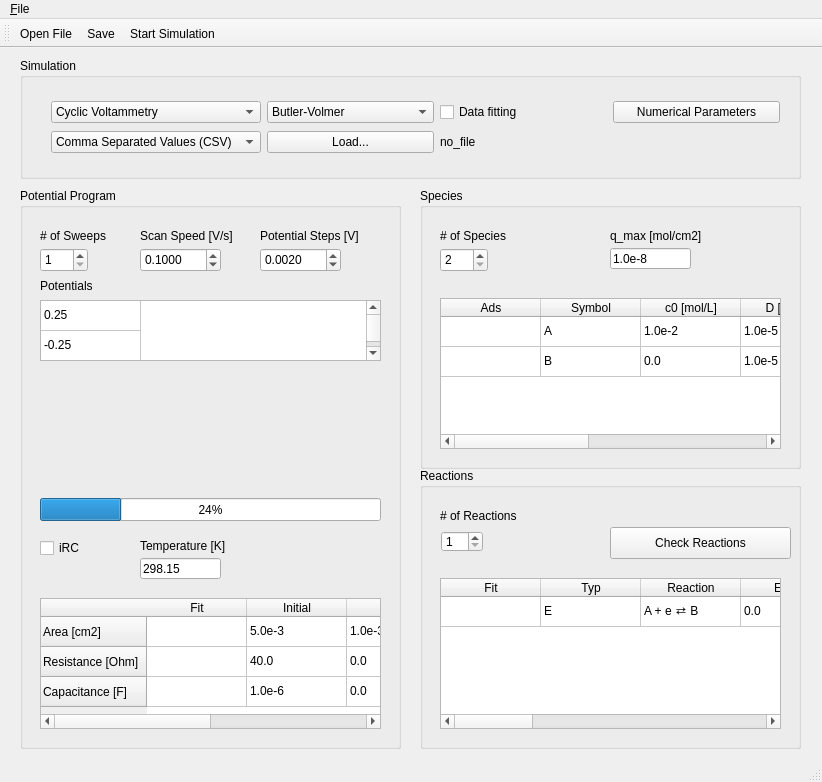
<?xml version="1.0" encoding="UTF-8"?>
<ui version="4.0">
 <class>Xmarcus</class>
 <widget class="QMainWindow" name="Xmarcus">
  <property name="geometry">
   <rect>
    <x>0</x>
    <y>0</y>
    <width>822</width>
    <height>782</height>
   </rect>
  </property>
  <property name="windowTitle">
   <string>Xmarcus</string>
  </property>
  <widget class="QWidget" name="centralWidget">
   <widget class="QGroupBox" name="groupBox">
    <property name="geometry">
     <rect>
      <x>20</x>
      <y>10</y>
      <width>781</width>
      <height>121</height>
     </rect>
    </property>
    <property name="title">
     <string>Simulation</string>
    </property>
    <widget class="QWidget" name="layoutWidget">
     <property name="geometry">
      <rect>
       <x>20</x>
       <y>30</y>
       <width>751</width>
       <height>78</height>
      </rect>
     </property>
     <layout class="QGridLayout" name="gridLayout">
      <item row="0" column="0">
       <widget class="QComboBox" name="comboBox">
        <item>
         <property name="text">
          <string>Cyclic Voltammetry</string>
         </property>
        </item>
        <item>
         <property name="text">
          <string>Tafel Plot</string>
         </property>
        </item>
       </widget>
      </item>
      <item row="1" column="0">
       <widget class="QComboBox" name="comboBox_DataTypes">
        <item>
         <property name="text">
          <string>Comma Separated Values (CSV)</string>
         </property>
        </item>
        <item>
         <property name="text">
          <string>Zahner</string>
         </property>
        </item>
        <item>
         <property name="text">
          <string>Metrohm Autolab</string>
         </property>
        </item>
        <item>
         <property name="text">
          <string>EClab, BioLogic</string>
         </property>
        </item>
       </widget>
      </item>
      <item row="1" column="1">
       <widget class="QPushButton" name="pushButton_Load">
        <property name="text">
         <string>Load...</string>
        </property>
       </widget>
      </item>
      <item row="1" column="2" colspan="2">
       <widget class="QLabel" name="label_FitFile">
        <property name="text">
         <string>no_file</string>
        </property>
       </widget>
      </item>
      <item row="0" column="3">
       <widget class="QPushButton" name="pushButton_NumParams">
        <property name="text">
         <string>Numerical Parameters</string>
        </property>
       </widget>
      </item>
      <item row="0" column="2">
       <widget class="QCheckBox" name="checkBox">
        <property name="text">
         <string>Data fitting</string>
        </property>
       </widget>
      </item>
      <item row="0" column="1">
       <widget class="QComboBox" name="comboBox_model">
        <item>
         <property name="text">
          <string>Butler-Volmer</string>
         </property>
        </item>
        <item>
         <property name="text">
          <string>Marcus-Hush</string>
         </property>
        </item>
       </widget>
      </item>
     </layout>
    </widget>
   </widget>
   <widget class="QGroupBox" name="groupBox_2">
    <property name="geometry">
     <rect>
      <x>20</x>
      <y>140</y>
      <width>381</width>
      <height>561</height>
     </rect>
    </property>
    <property name="title">
     <string>Potential Program</string>
    </property>
    <widget class="QTableWidget" name="tableWidget">
     <property name="geometry">
      <rect>
       <x>20</x>
       <y>112</y>
       <width>341</width>
       <height>61</height>
      </rect>
     </property>
     <attribute name="horizontalHeaderVisible">
      <bool>false</bool>
     </attribute>
     <attribute name="horizontalHeaderHighlightSections">
      <bool>true</bool>
     </attribute>
     <attribute name="verticalHeaderVisible">
      <bool>false</bool>
     </attribute>
     <row>
      <property name="text">
       <string>E start</string>
      </property>
     </row>
     <row>
      <property name="text">
       <string>E reverse</string>
      </property>
     </row>
     <column>
      <property name="text">
       <string>New Column</string>
      </property>
     </column>
     <item row="0" column="0">
      <property name="text">
       <string>0.25</string>
      </property>
     </item>
     <item row="1" column="0">
      <property name="text">
       <string>-0.25</string>
      </property>
     </item>
    </widget>
    <widget class="QLabel" name="label_2">
     <property name="geometry">
      <rect>
       <x>20</x>
       <y>40</y>
       <width>81</width>
       <height>16</height>
      </rect>
     </property>
     <property name="text">
      <string># of Sweeps</string>
     </property>
    </widget>
    <widget class="QSpinBox" name="spinBox">
     <property name="geometry">
      <rect>
       <x>20</x>
       <y>60</y>
       <width>48</width>
       <height>24</height>
      </rect>
     </property>
     <property name="minimum">
      <number>1</number>
     </property>
     <property name="value">
      <number>1</number>
     </property>
    </widget>
    <widget class="QLabel" name="label_3">
     <property name="geometry">
      <rect>
       <x>120</x>
       <y>40</y>
       <width>111</width>
       <height>16</height>
      </rect>
     </property>
     <property name="text">
      <string>Scan Speed [V/s]</string>
     </property>
    </widget>
    <widget class="QDoubleSpinBox" name="doubleSpinBox">
     <property name="geometry">
      <rect>
       <x>120</x>
       <y>60</y>
       <width>81</width>
       <height>24</height>
      </rect>
     </property>
     <property name="decimals">
      <number>4</number>
     </property>
     <property name="maximum">
      <double>1000.000000000000000</double>
     </property>
     <property name="singleStep">
      <double>0.010000000000000</double>
     </property>
     <property name="value">
      <double>0.100000000000000</double>
     </property>
    </widget>
    <widget class="QLabel" name="label_4">
     <property name="geometry">
      <rect>
       <x>240</x>
       <y>40</y>
       <width>121</width>
       <height>16</height>
      </rect>
     </property>
     <property name="text">
      <string>Potential Steps [V]</string>
     </property>
    </widget>
    <widget class="QDoubleSpinBox" name="doubleSpinBox_2">
     <property name="geometry">
      <rect>
       <x>240</x>
       <y>60</y>
       <width>81</width>
       <height>24</height>
      </rect>
     </property>
     <property name="decimals">
      <number>4</number>
     </property>
     <property name="maximum">
      <double>1.000000000000000</double>
     </property>
     <property name="singleStep">
      <double>0.001000000000000</double>
     </property>
     <property name="value">
      <double>0.002000000000000</double>
     </property>
    </widget>
    <widget class="QLabel" name="label_5">
     <property name="geometry">
      <rect>
       <x>20</x>
       <y>88</y>
       <width>71</width>
       <height>20</height>
      </rect>
     </property>
     <property name="text">
      <string>Potentials</string>
     </property>
    </widget>
    <widget class="QCustomPlot" name="customPlot" native="true">
     <property name="geometry">
      <rect>
       <x>20</x>
       <y>188</y>
       <width>341</width>
       <height>121</height>
      </rect>
     </property>
    </widget>
    <widget class="QCheckBox" name="checkBox_iRC">
     <property name="geometry">
      <rect>
       <x>20</x>
       <y>350</y>
       <width>87</width>
       <height>20</height>
      </rect>
     </property>
     <property name="text">
      <string>iRC</string>
     </property>
    </widget>
    <widget class="QLabel" name="label_6">
     <property name="geometry">
      <rect>
       <x>120</x>
       <y>350</y>
       <width>111</width>
       <height>16</height>
      </rect>
     </property>
     <property name="text">
      <string>Temperature [K]</string>
     </property>
    </widget>
    <widget class="QLineEdit" name="lineEdit_temp">
     <property name="geometry">
      <rect>
       <x>120</x>
       <y>370</y>
       <width>81</width>
       <height>21</height>
      </rect>
     </property>
     <property name="text">
      <string>298.15</string>
     </property>
    </widget>
    <widget class="QTableWidget" name="tableWidget_AiRC">
     <property name="geometry">
      <rect>
       <x>20</x>
       <y>410</y>
       <width>341</width>
       <height>131</height>
      </rect>
     </property>
     <row>
      <property name="text">
       <string>Area [cm2]</string>
      </property>
     </row>
     <row>
      <property name="text">
       <string>Resistance [Ohm]</string>
      </property>
     </row>
     <row>
      <property name="text">
       <string>Capacitance [F]</string>
      </property>
     </row>
     <column>
      <property name="text">
       <string>Fit</string>
      </property>
     </column>
     <column>
      <property name="text">
       <string>Initial</string>
      </property>
     </column>
     <column>
      <property name="text">
       <string>Lower</string>
      </property>
     </column>
     <column>
      <property name="text">
       <string>Upper</string>
      </property>
     </column>
     <item row="0" column="0">
      <property name="text">
       <string/>
      </property>
     </item>
     <item row="0" column="1">
      <property name="text">
       <string>5.0e-3</string>
      </property>
     </item>
     <item row="0" column="2">
      <property name="text">
       <string>1.0e-3</string>
      </property>
     </item>
     <item row="0" column="3">
      <property name="text">
       <string>1.0e-1</string>
      </property>
     </item>
     <item row="1" column="0">
      <property name="text">
       <string/>
      </property>
     </item>
     <item row="1" column="1">
      <property name="text">
       <string>40.0</string>
      </property>
     </item>
     <item row="1" column="2">
      <property name="text">
       <string>0.0</string>
      </property>
     </item>
     <item row="1" column="3">
      <property name="text">
       <string>1000.0</string>
      </property>
     </item>
     <item row="2" column="0">
      <property name="text">
       <string/>
      </property>
     </item>
     <item row="2" column="1">
      <property name="text">
       <string>1.0e-6</string>
      </property>
     </item>
     <item row="2" column="2">
      <property name="text">
       <string>0.0</string>
      </property>
     </item>
     <item row="2" column="3">
      <property name="text">
       <string>1.0</string>
      </property>
     </item>
    </widget>
    <widget class="QProgressBar" name="progressBar">
     <property name="geometry">
      <rect>
       <x>20</x>
       <y>310</y>
       <width>341</width>
       <height>23</height>
      </rect>
     </property>
     <property name="value">
      <number>24</number>
     </property>
    </widget>
   </widget>
   <widget class="QGroupBox" name="groupBox_3">
    <property name="geometry">
     <rect>
      <x>420</x>
      <y>140</y>
      <width>381</width>
      <height>281</height>
     </rect>
    </property>
    <property name="title">
     <string>Species</string>
    </property>
    <widget class="QSpinBox" name="spinBox_species">
     <property name="geometry">
      <rect>
       <x>20</x>
       <y>60</y>
       <width>48</width>
       <height>24</height>
      </rect>
     </property>
     <property name="minimum">
      <number>2</number>
     </property>
     <property name="value">
      <number>2</number>
     </property>
    </widget>
    <widget class="QLabel" name="label_7">
     <property name="geometry">
      <rect>
       <x>20</x>
       <y>40</y>
       <width>91</width>
       <height>16</height>
      </rect>
     </property>
     <property name="text">
      <string># of Species</string>
     </property>
    </widget>
    <widget class="QTableWidget" name="tableWidget_Species">
     <property name="geometry">
      <rect>
       <x>20</x>
       <y>110</y>
       <width>341</width>
       <height>151</height>
      </rect>
     </property>
     <attribute name="verticalHeaderVisible">
      <bool>false</bool>
     </attribute>
     <row>
      <property name="text">
       <string>New Row</string>
      </property>
     </row>
     <row>
      <property name="text">
       <string>New Row</string>
      </property>
     </row>
     <column>
      <property name="text">
       <string>Ads</string>
      </property>
     </column>
     <column>
      <property name="text">
       <string>Symbol</string>
      </property>
     </column>
     <column>
      <property name="text">
       <string>c0 [mol/L]</string>
      </property>
     </column>
     <column>
      <property name="text">
       <string>D [cm2/s]</string>
      </property>
     </column>
     <column>
      <property name="text">
       <string>charge</string>
      </property>
     </column>
     <column>
      <property name="text">
       <string>ka</string>
      </property>
     </column>
     <column>
      <property name="text">
       <string>kd</string>
      </property>
     </column>
     <item row="0" column="1">
      <property name="text">
       <string>A</string>
      </property>
     </item>
     <item row="0" column="2">
      <property name="text">
       <string>1.0e-2</string>
      </property>
     </item>
     <item row="0" column="3">
      <property name="text">
       <string>1.0e-5</string>
      </property>
     </item>
     <item row="0" column="4">
      <property name="text">
       <string>0</string>
      </property>
     </item>
     <item row="0" column="5">
      <property name="text">
       <string>1.0</string>
      </property>
     </item>
     <item row="0" column="6">
      <property name="text">
       <string>1.0</string>
      </property>
     </item>
     <item row="1" column="1">
      <property name="text">
       <string>B</string>
      </property>
     </item>
     <item row="1" column="2">
      <property name="text">
       <string>0.0</string>
      </property>
     </item>
     <item row="1" column="3">
      <property name="text">
       <string>1.0e-5</string>
      </property>
     </item>
     <item row="1" column="4">
      <property name="text">
       <string>-1</string>
      </property>
     </item>
     <item row="1" column="5">
      <property name="text">
       <string>1.0</string>
      </property>
     </item>
     <item row="1" column="6">
      <property name="text">
       <string>1.0</string>
      </property>
     </item>
    </widget>
    <widget class="QLabel" name="label_9">
     <property name="geometry">
      <rect>
       <x>190</x>
       <y>40</y>
       <width>131</width>
       <height>16</height>
      </rect>
     </property>
     <property name="text">
      <string>q_max [mol/cm2]</string>
     </property>
    </widget>
    <widget class="QLineEdit" name="lineEdit_qmax">
     <property name="geometry">
      <rect>
       <x>190</x>
       <y>60</y>
       <width>81</width>
       <height>21</height>
      </rect>
     </property>
     <property name="text">
      <string>1.0e-8</string>
     </property>
    </widget>
   </widget>
   <widget class="QGroupBox" name="groupBox_4">
    <property name="geometry">
     <rect>
      <x>420</x>
      <y>420</y>
      <width>381</width>
      <height>281</height>
     </rect>
    </property>
    <property name="title">
     <string>Reactions</string>
    </property>
    <widget class="QSpinBox" name="spinBox_reactions">
     <property name="geometry">
      <rect>
       <x>21</x>
       <y>63</y>
       <width>42</width>
       <height>21</height>
      </rect>
     </property>
     <property name="minimum">
      <number>1</number>
     </property>
     <property name="value">
      <number>1</number>
     </property>
    </widget>
    <widget class="QLabel" name="label_8">
     <property name="geometry">
      <rect>
       <x>20</x>
       <y>40</y>
       <width>91</width>
       <height>16</height>
      </rect>
     </property>
     <property name="text">
      <string># of Reactions</string>
     </property>
    </widget>
    <widget class="QTableWidget" name="tableWidget_Reactions">
     <property name="geometry">
      <rect>
       <x>20</x>
       <y>110</y>
       <width>341</width>
       <height>151</height>
      </rect>
     </property>
     <attribute name="verticalHeaderVisible">
      <bool>false</bool>
     </attribute>
     <row>
      <property name="text">
       <string>New Row</string>
      </property>
     </row>
     <column>
      <property name="text">
       <string>Fit</string>
      </property>
     </column>
     <column>
      <property name="text">
       <string>Typ</string>
      </property>
     </column>
     <column>
      <property name="text">
       <string>Reaction</string>
      </property>
     </column>
     <column>
      <property name="text">
       <string>E0 / kf</string>
      </property>
     </column>
     <column>
      <property name="text">
       <string>α / λ / kb</string>
      </property>
     </column>
     <column>
      <property name="text">
       <string>k0 / A</string>
      </property>
     </column>
     <column>
      <property name="text">
       <string>Lower E0 / kf</string>
      </property>
     </column>
     <column>
      <property name="text">
       <string>Lower α / λ / kb</string>
      </property>
     </column>
     <column>
      <property name="text">
       <string>Lower k0 / A</string>
      </property>
     </column>
     <column>
      <property name="text">
       <string>Upper E0 / kf</string>
      </property>
     </column>
     <column>
      <property name="text">
       <string>Upper α / λ / kb</string>
      </property>
     </column>
     <column>
      <property name="text">
       <string>Upper k0 / A</string>
      </property>
     </column>
     <item row="0" column="0">
      <property name="text">
       <string/>
      </property>
     </item>
     <item row="0" column="1">
      <property name="text">
       <string>E</string>
      </property>
     </item>
     <item row="0" column="2">
      <property name="text">
       <string>A + e ⇄ B</string>
      </property>
     </item>
     <item row="0" column="3">
      <property name="text">
       <string>0.0</string>
      </property>
     </item>
     <item row="0" column="4">
      <property name="text">
       <string>0.5</string>
      </property>
     </item>
     <item row="0" column="5">
      <property name="text">
       <string>1.0e3</string>
      </property>
     </item>
     <item row="0" column="6">
      <property name="text">
       <string>-0.1</string>
      </property>
     </item>
     <item row="0" column="7">
      <property name="text">
       <string>0.3</string>
      </property>
     </item>
     <item row="0" column="8">
      <property name="text">
       <string>1.0e-3</string>
      </property>
     </item>
     <item row="0" column="9">
      <property name="text">
       <string>0.1</string>
      </property>
     </item>
     <item row="0" column="10">
      <property name="text">
       <string>0.7</string>
      </property>
     </item>
     <item row="0" column="11">
      <property name="text">
       <string>1.0e6</string>
      </property>
     </item>
    </widget>
    <widget class="QPushButton" name="pushButton_checkReactions">
     <property name="geometry">
      <rect>
       <x>190</x>
       <y>59</y>
       <width>181</width>
       <height>32</height>
      </rect>
     </property>
     <property name="text">
      <string>Check Reactions</string>
     </property>
    </widget>
   </widget>
  </widget>
  <widget class="QMenuBar" name="menuBar">
   <property name="geometry">
    <rect>
     <x>0</x>
     <y>0</y>
     <width>822</width>
     <height>22</height>
    </rect>
   </property>
   <widget class="QMenu" name="menu_File">
    <property name="title">
     <string>&amp;File</string>
    </property>
    <addaction name="actionOpen_File"/>
    <addaction name="separator"/>
    <addaction name="actionSave"/>
    <addaction name="actionSave_As"/>
   </widget>
   <addaction name="menu_File"/>
  </widget>
  <widget class="QToolBar" name="mainToolBar">
   <attribute name="toolBarArea">
    <enum>TopToolBarArea</enum>
   </attribute>
   <attribute name="toolBarBreak">
    <bool>false</bool>
   </attribute>
   <addaction name="actionOpen_File"/>
   <addaction name="actionSave"/>
   <addaction name="actionStart_Simulation"/>
  </widget>
  <widget class="QStatusBar" name="statusBar"/>
  <action name="actionOpen_File">
   <property name="icon">
    <iconset resource="xmarcus.qrc">
     <normaloff>:/images/icons/open.ico</normaloff>:/images/icons/open.ico</iconset>
   </property>
   <property name="text">
    <string>Open File ...</string>
   </property>
  </action>
  <action name="actionSave">
   <property name="icon">
    <iconset resource="xmarcus.qrc">
     <normaloff>:/images/icons/save.ico</normaloff>:/images/icons/save.ico</iconset>
   </property>
   <property name="text">
    <string>Save</string>
   </property>
  </action>
  <action name="actionSave_As">
   <property name="text">
    <string>Save As ...</string>
   </property>
  </action>
  <action name="actionStart_Simulation">
   <property name="icon">
    <iconset resource="xmarcus.qrc">
     <normaloff>:/images/icons/Crystal_Project_Player_play.png</normaloff>:/images/icons/Crystal_Project_Player_play.png</iconset>
   </property>
   <property name="text">
    <string>Start Simulation</string>
   </property>
  </action>
 </widget>
 <layoutdefault spacing="6" margin="11"/>
 <customwidgets>
  <customwidget>
   <class>QCustomPlot</class>
   <extends>QWidget</extends>
   <header>qcustomplot.h</header>
   <container>1</container>
  </customwidget>
 </customwidgets>
 <resources>
  <include location="xmarcus.qrc"/>
 </resources>
 <connections/>
</ui>
